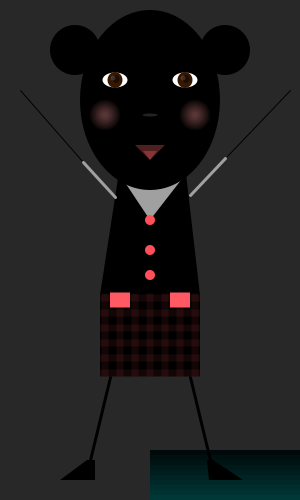
Frame 1 (no input)
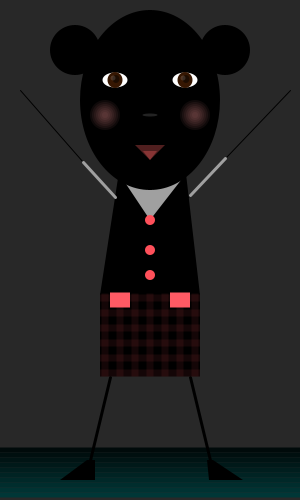
Frame 60 (the mouse pressed at the canvas centre just before this capture)
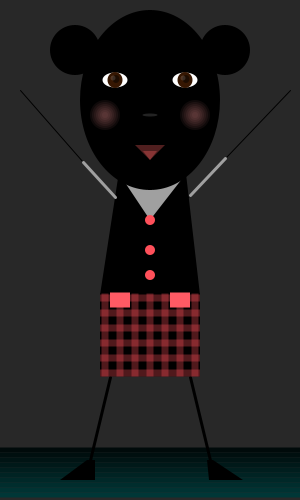
Frame 120 (the mouse held since frame 60 and released just before this capture)

The Processing sketch that drew these frames (run headless with seeded random() and noise(); from frame 60 on, the mouse is pressed at the canvas centre):

// Processing sketch: processing_19122
// ── processing_19122.pde

void setup() {
  size(300,500);
  smooth();
}
void draw() {
  background(40);
  int p=450;
  int g=10;
  while((p>=450)&&(p<height)){
    noStroke();
    fill(0,g,g);
    rect(width/2,p,width,5);
    p+=5;
    g+=5;
  }
  //MONO
  //cuerpo
  noStroke();
  fill(0);
  rectMode(CENTER);
  quad(120,165,185,165,200,295,100,295);
  //brazos y piernas
  strokeWeight(1);
  stroke(0);
  line(125,210,20,90);
  line(185,200,290,90);
  //MANGAS
  strokeWeight(3);
  stroke(160);
  line(115,197,83,162);
  line(190,195,225,158);
  //piernas
  stroke(0);
  line(110,377,90,460);
  line(190,377,210,460);
  //ZAPATOS
  noStroke();  
  quad(95,460,87,460,60,480,95,480);
  quad(207,460,213,460,243,480,209,480);
  //ROPA
  //CUELLO
  fill(160);
  triangle(120,175,185,175,width/2,220);
  fill(256,80,90);
  ellipse(width/2,220,10,10);
  ellipse(width/2,height/2,10,10);
  ellipse(width/2,275,10,10);
  //FALDA
  int l=105;
  int lv=298;
  fill(0);
  rect(width/2,335,100,83);
  //DISENIO
  while((l>=100)&&(l<200)) {
    float R=constrain(mouseX,20,80);
    fill(255,80,90,R);
    rect(l,335,7,83);
    l+=15;
    while((lv>=298)&&(lv<375)) {
      rect(width/2,lv,100,7);
      lv+=15;
    }
  }
  //BOLSAS
  fill(255,90,100);
  rect(120,width,20,15);
  rect(180,width,20,15);
  
    //CABEZA
  noStroke();
  fill(0);
  ellipseMode(CENTER);
  ellipse(width/2,100,140,180);
  //CHONGOS
  ellipse(width/4,50,50,50);
  ellipse(width/2+75,50,50,50);
  //ojos
  fill(255);
  ellipse(115,80,25,15);
  ellipse(185,80,25,15);
  //iris
  fill(54,23,2);
  ellipse(115,80,15,16);
  ellipse(185,80,15,16);
  //pupila
  fill(0,125);
  ellipse(116,79,7,8);
  ellipse(186,79,7,8);
  //brillo
  fill(255,35);
  ellipse(113,78,5,5);
  ellipse(183,78,5,5);
  //nariz
  fill(35);
  ellipse(width/2,115,15,3);
  //CHAPETES
  int c=constrain(30,3,30);
  while((c<=30)&&(c>3)) {
    fill(256,width/2,width/2,15);
    ellipse(105,115,c,c);
    ellipse(195,115,c,c);
    c-=4;
  }
  fill(255,100,100,80);
  triangle(width/2,160,width/2+15,145,width/2-15,145);
  triangle(width/2,160,width/2+7,151,width/2-7,151);
}
